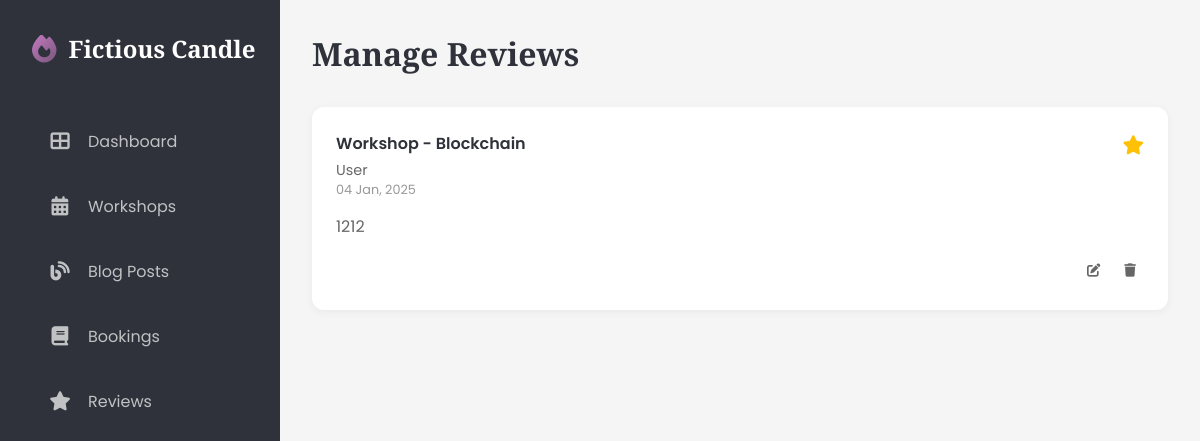
Page /dashboard/reviews/ (signed in) on the earlier database version.
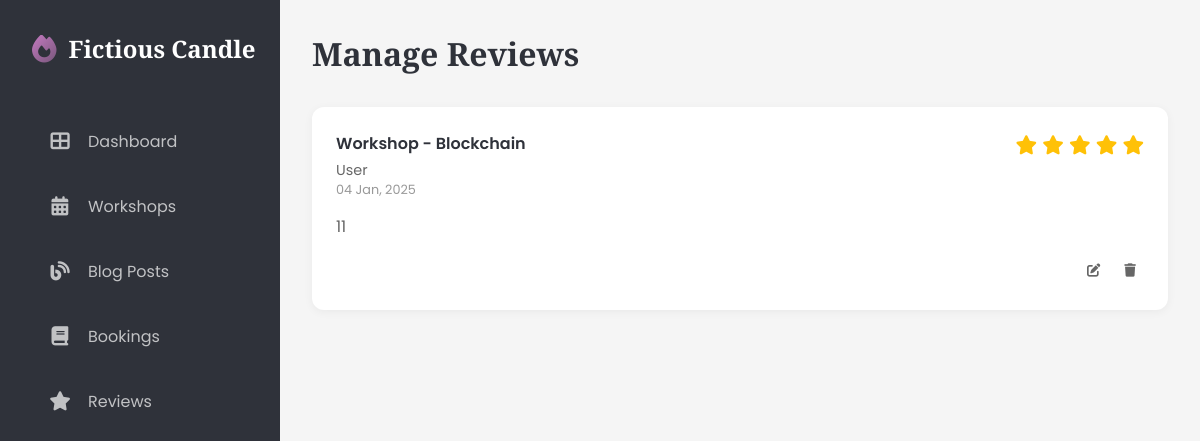
Same page on the later database version.
### candle/models.py (models this page shows, shortened)
class Review(models.Model):
    user = models.ForeignKey(
        User, on_delete=models.CASCADE, related_name='reviews', related_query_name='review'
    )
    workshop = models.ForeignKey(
        CandleWorkshop, on_delete=models.CASCADE, related_name='reviews', related_query_name='review'
    )
    rating = models.IntegerField(default=5)
    comment = models.TextField()
    created_at = models.DateTimeField(auto_now_add=True)

class CandleWorkshop(models.Model):
    title = models.CharField(max_length=255)
    description = models.TextField()
    duration = models.FloatField(
        help_text='Duration of the workshop in hours (e.g., 1.5 for 1.5 hours)'
    )
    thumbnail = models.ImageField(
        upload_to='workshop_thumbnails/',
        null=True,
        blank=True,
        help_text='Featured image for the workshop'
    )
    date = models.DateField()
    time = models.TimeField()
    price = models.DecimalField(max_digits=10, decimal_places=2)
    capacity = models.IntegerField()
    class Meta:
        ordering = ("-date",)

### candle/views.py (the view)
# urls.py: path("reviews/",DashboardReviewView.as_view(),name="dashboard_reviews"),
class DashboardReviewView(LoginRequiredMixin, ListView):
    model = Review
    template_name = "candle/dashboard/reviews.html"
    context_object_name = 'reviews'
    paginate_by = 10
    def get_queryset(self):
        user = self.request.user
        if user.is_superuser:
            return Review.objects.all().order_by('-created_at')
        return Review.objects.filter(user=user).order_by('-created_at')
    def get_context_data(self, **kwargs):
        context = super().get_context_data(**kwargs)
        context["active_menu"] = "reviews"
        return context

### candle/context_processors.py (called while the page is built)
def company_info(request):
    config = {
        "latest_blogs":Blogpost.objects.all()[:6],
        "latest_workshops":CandleWorkshop.objects.all()[:6]
    }
    try:
        config.update(Config.objects.first().as_dict())
    except Exception as e:
        pass
    return config

### candle/models.py (called while the page is built)
    def as_dict(self):
        return {
            'site_name': self.site_name or '',
            'site_title': self.site_title or '',
            'site_description': self.site_description or '',
            'facebook_url': self.facebook_url or '',
            'instagram_url': self.instagram_url or '',
            "pinterest_url": self.pinterest_url or ""
        }

### candle/templates/candle/dashboard/reviews.html (shortened to what this page needs)
{% extends 'candle/dashboard/base.html' %}
{% block content %}
<main class="main-content">
    <div class="page-header">
        <h1 class="page-title">Manage Reviews</h1>
    </div>
    <div class="reviews-grid" id="reviewsGrid">
        {% for review in reviews %}
            <div class="review-card">
                <div class="review-header">
                    <div class="review-info">
                        <div class="review-workshop">{{review.workshop.title}}</div>
                        <div class="review-customer">{{review.user.get_full_name|default:"User"}}</div>
                        <div class="review-date">{{review.created_at|date:"d M, Y"}}</div>
                    </div>
                    <div class="review-rating">
                        {% with avg_rating=review.rating|floatformat:"0" %}
                        <div class="workshop-rating">
                            <div class="stars">
                                {% for i in ""|ljust:avg_rating %}
                                    <i class="fas fa-star"></i>
                                {% endfor %}
                            </div>
                        </div>
                        {% endwith %}
                    </div>
                </div>
                <div class="review-content">{{review.comment}}</div>
                <div class="review-actions">
                    <button class="action-btn" onclick="openRatingModal({{review.workshop.id}})">
                        <i class="fas fa-edit"></i>
                    </button>
                    <form method="post" action="{% url 'candle:delete_reviews' review.id %}" class="delete-form">
                        <button type="submit" class="action-btn">
                            <i class="fas fa-trash"></i>
                        </button>
                    </form>
                </div>
            </div>
        {% empty %}
            <div class="empty-state">
                <i class="fas fa-star"></i>
                <p>No Reviews Yet</p>
                <span>Your reviews will appear here once customers leave feedback</span>
            </div>
        {% endfor %}
    </div>
</main>
{% endblock content %}

Differences in the rows shown:
changed Review "Workshop - Blockchain": rating 1 → 5 (drawn); comment "1212" → "11"
